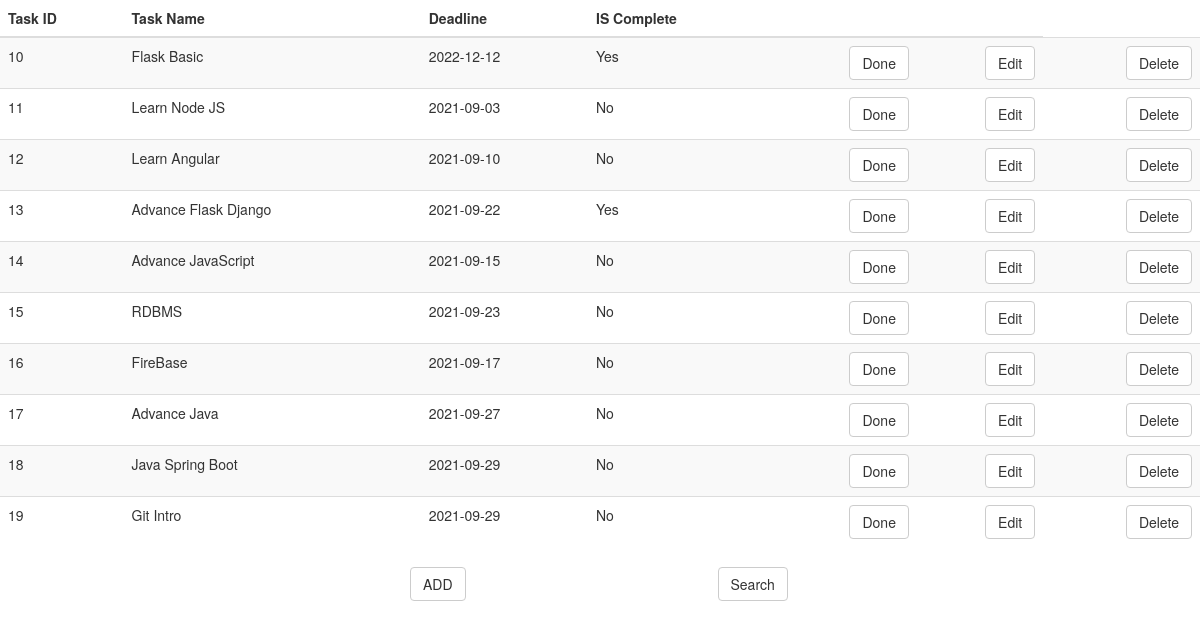
The page / on the database its author committed.
### myapp/models.py (models this page shows)
class ToDoList( models.Model ):
    taskname=models.CharField(max_length=200)
    enddate=models.CharField(max_length=200)
    iscomplete=models.BooleanField(default=False)

### myapp/views.py (the view)
# urls.py: path('',views.table ,name="table" ) ,
def table(request):
    tasks=ToDoList.objects.all()
    return render(request, 'table.html' ,{'tasks':tasks})

### templates/table.html
{% extends "base.html" %}
{% block content %}
<table class="table table-striped">
    <thead>
      <tr>
        <th>Task ID</th>
        <th>Task Name</th>
        <th>Deadline</th>
        <th>IS Complete</th>
        <th></th>
        <th></th>
      </tr>
    </thead>
    <tbody id="rows">
        {% for item in tasks %}
        <TR>
           <TD class="c2">{{item.id}}</TD>
           <TD class="c3">{{item.taskname}}</TD>
           <TD class="c4"><SPAN>{{item.enddate}}</SPAN></TD>
           {% if item.iscomplete %}
                <TD class="c5"><SPAN>Yes</SPAN></TD>
            {% else %}
            <TD class="c5"><SPAN>No</SPAN></TD>
            {% endif %}
            <td><a href="{% url 'changestatus' id=item.id %}" class="btn btn-default pull-right">Done</a></td>
            <td><a href="{% url 'update' id=item.id %}" class="btn btn-default pull-right">Edit</a></td>
            <td><a href="{% url 'delete' id=item.id %}" class="btn btn-default pull-right">Delete</a></td>
        </TR>
        {% endfor %}
  </table>
  <div class="comtainer">
    <div class="row">
        <div class="col-sm-4"></div>
        <div class="col-sm-3">
            <td><a href="{% url 'index'  %}" class="btn btn-default ">ADD</a></td>
        </div>
        <div class="col-sm-3">
            <td><a href="{% url 'search_page'  %}" class="btn btn-default ">Search</a></td>
        </div>
    </div>
</div>
  {% endblock %}

### templates/base.html (shortened to what this page needs)
<!DOCTYPE html>
<html lang="en">
<head>
    <link rel="stylesheet" href="https://maxcdn.bootstrapcdn.com/bootstrap/3.4.1/css/bootstrap.min.css">
</head>
<body>
    {% block content%}
    {% endblock %}
</body>
</html>

### rows shown on the page
ToDoList: id "10", taskname "Flask Basic", enddate "2022-12-12", iscomplete "Yes"
ToDoList: id "11", taskname "Learn Node JS", enddate "2021-09-03", iscomplete "No"
ToDoList: id "12", taskname "Learn Angular", enddate "2021-09-10", iscomplete "No"
ToDoList: id "13", taskname "Advance Flask Django", enddate "2021-09-22", iscomplete "Yes"
ToDoList: id "14", taskname "Advance JavaScript", enddate "2021-09-15", iscomplete "No"
ToDoList: id "15", taskname "RDBMS", enddate "2021-09-23", iscomplete "No"
ToDoList: id "16", taskname "FireBase", enddate "2021-09-17", iscomplete "No"
ToDoList: id "17", taskname "Advance Java", enddate "2021-09-27", iscomplete "No"
ToDoList: id "18", taskname "Java Spring Boot", enddate "2021-09-29", iscomplete "No"
ToDoList: id "19", taskname "Git Intro", enddate "2021-09-29", iscomplete "No"
